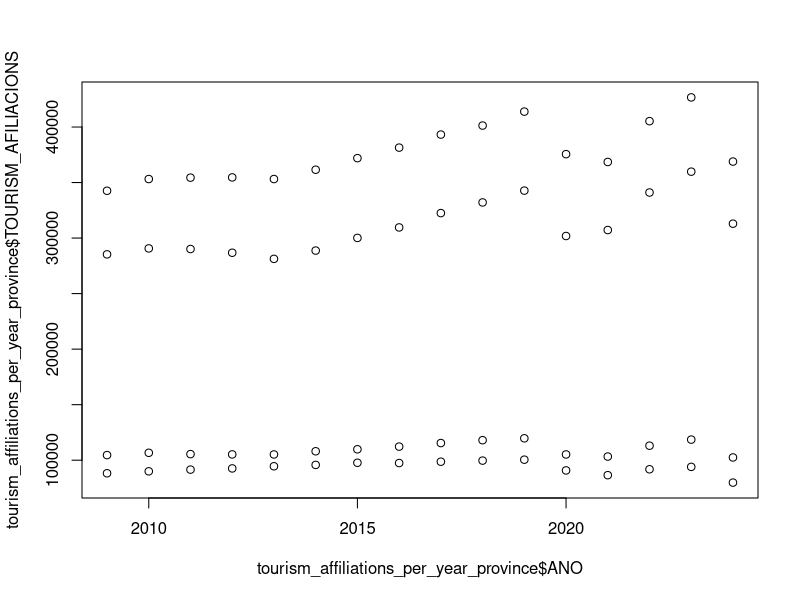

Here is the R script that generated this plot: (Note: this script raises an error after producing the figure.)
# Load necessary libraries
library(dplyr)
library(tidyr)

setwd("prep/TR/")
tourism_data <- read.csv("Empregoturismo_AFILIACIONS_Mes.csv")

#1 PREPARE EMPLOYMENT DATA LAYER

#1.1: Define tourism-related categories
tourism_categories <- c(
  "Actividades de axencias de viaxes, operadores turísticos, servizos de reservas e actividades relacionadas con estes",
  "Servizos de aloxamento",
  "Servizos de comidas e bebidas"
)

# 1.2: Calculate the total affiliations per year and province
total_affiliations_per_year_province <- tourism_data %>%
  group_by(ANO, PROVINCIA) %>%
  summarise(TOTAL_AFILIACIONS = sum(as.numeric(AFILIACIONS), na.rm = TRUE), .groups = "drop")

# 1.3: Aggregate the specified categories per year and province
tourism_affiliations_per_year_province <- tourism_data %>%
  filter(RAMA %in% tourism_categories) %>%
  group_by(ANO, PROVINCIA) %>%
  summarise(TOURISM_AFILIACIONS = sum(as.numeric(AFILIACIONS), na.rm = TRUE), .groups = "drop")

      #Confirm Covid gap in employment
      plot(tourism_affiliations_per_year_province$ANO,tourism_affiliations_per_year_province$TOURISM_AFILIACIONS)

# 1.4: Merge the total affiliations and tourism affiliations datasets
result <- tourism_affiliations_per_year_province %>%
  left_join(total_affiliations_per_year_province, by = c("ANO", "PROVINCIA")) %>%
  mutate(PERCENT_TOURISM = (TOURISM_AFILIACIONS / TOTAL_AFILIACIONS) * 100)

# 1.5: Change column names to meet rgid

province_rgn_id <- data.frame(
  PROVINCIA = c("A Coruña", "Lugo", "Pontevedra", "Ourense"),
  rgn_id = c(1, 2, 3, 4)
)

# 1.6 Merge the result with province_rgn_id to include rgn_id and handle missing values

result_with_ids <- result %>%
  left_join(province_rgn_id, by = "PROVINCIA") %>%
  select(rgn_id, year = ANO, Ep = PERCENT_TOURISM) 

all_years <- unique(result_with_ids$year)
all_rgn_ids <- unique(result_with_ids$rgn_id)

complete_data <- expand.grid(
  rgn_id = all_rgn_ids,
  year = all_years
)

tr_jobs_pct_tourism <- complete_data %>%
  left_join(result_with_ids, by = c("rgn_id", "year")) %>%
  mutate(Ep = ifelse(is.na(Ep), NA, Ep))

#Remove data from 2024 because the data is not complete: 
plot(tr_jobs_pct_tourism_filtered)
 tr_jobs_pct_tourism_filtered <- tr_jobs_pct_tourism %>%
  filter(year != 2024)

#write.csv(tr_jobs_pct_tourism_filtered, "/Users/batume/Documents/R/GAL_git/region/layers/tr_jobs_pct_tourism.csv", row.names = FALSE)
tr_jobs_pct_tourism<-tr_jobs_pct_tourism_filtered

#2 PREPARE SUSTENTABILITY INDEX LAYER - https://www.weforum.org/publications/travel-tourism-development-index-2024/

# Create the data
ttdi_spain <- data.frame(
  year = c(2013, 2015, 2017, 2018, 2019, 2021, 2024),
  country = c("Spain", "Spain", "Spain", "Spain", "Spain", "Spain", "Spain"),
  score = c(5.38, 5.31, 5.43, 5.4, 5.4, 5.2, 5.18)
)

# Save the data as a CSV file
write.csv(ttdi_spain, "spain_ttdi_scores.csv", row.names = FALSE)

#2.6: Order by year and round decimals
ttdi_spain <- ttdi_spain %>%
  mutate(score = round(score, 2)) %>% 
  arrange(year) 

#2.7: Remove `country` and expand for all `rgn_id` values
ttdi_galicia <- ttdi_spain %>%
  select(-country) %>%        
  crossing(rgn_id = 1:4) 

#2.8: Save the expanded dataset
write_csv(ttdi_galicia, "~/Documents/R/GAL_git/prep/AO/ttdi_galicia.csv")
